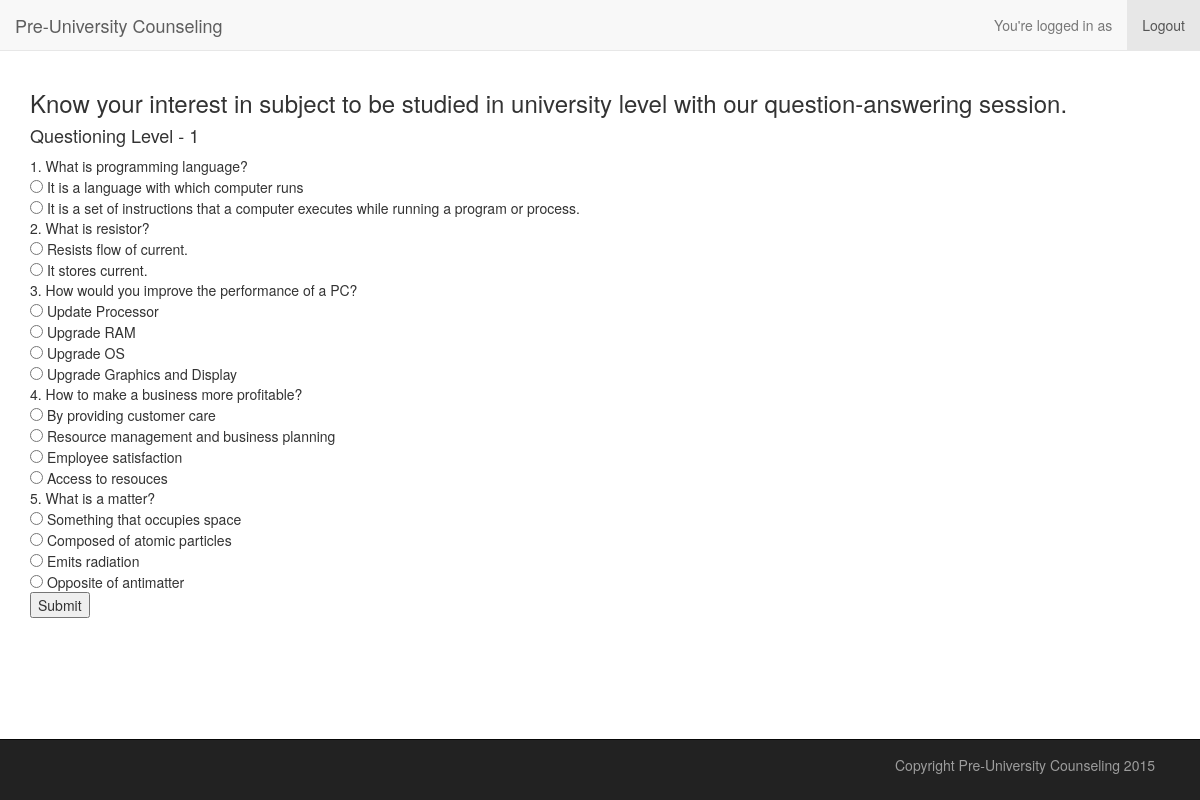
Screenshot of /cse470project/questioninglevel01.php with the database file from the repository.
### cse470project/questioninglevel01.php (the view, shortened to what this page needs)
<!DOCTYPE html>
<html>
    <head>
        <link href="css/bootstrap.min.css" rel="stylesheet">
        <link href="css/custom.css" rel="stylesheet">
<?php
    include_once('headerwhenloggedin.php');
?>
 </head>
    <body>
        <div class="container">
            <?php
            require 'connect.php';
            ?>
            <h3>Know your interest in subject to be studied in university level with our question-answering session.</h3>
            <h4>Questioning Level - 1</h4> <?php
            $questionNumber = 1;
            $sql = "SELECT `question`, `Qid` FROM `question bank` WHERE `question level` = 1";
            $query1 = mysqli_query($con, $sql);
            while ($result = mysqli_fetch_array($query1)) {
                $keepQid = $result['Qid'];?>
                <?php
                echo $questionNumber . ". " . $result['question'] . "<br>";
                $query2 = mysqli_query($con, "SELECT `ans`, `Aid` FROM `answer bank` WHERE `Qid` = $keepQid");
                ?>
                <form action="questioninglevel02.php" method="post"> <?php
                while ($result2 = mysqli_fetch_array($query2)) {
                    ?>
                    <input type="radio" name="question<?php echo $questionNumber ?>" value="<?php echo $result2['Aid']; ?>"> <?php echo $result2['ans']; echo'<br>';
                    }
                $questionNumber++;
            }
            ?> <input type="submit" name="submit2">
                </form>
        </div>
    </body>
<?php
    include_once('footer.php');
?>
</html>

### cse470project/css/custom.css (style rules this page uses)
body { padding-top: 70px; padding-bottom: 20px; }

### rows the page displays
question bank: question "What is programming language?"
answer bank: ans "It is a language with which computer runs"
answer bank: ans "It is a set of instructions that a computer executes while running a program or process."
question bank: question "What is resistor?"
answer bank: ans "Resists flow of current."
answer bank: ans "It stores current."
question bank: question "How would you improve the performance of a PC?"
answer bank: ans "Update Processor"
answer bank: ans "Upgrade RAM"
answer bank: ans "Upgrade OS"
answer bank: ans "Upgrade Graphics and Display"
question bank: question "How to make a business more profitable?"
answer bank: ans "By providing customer care"
answer bank: ans "Resource management and business planning"
answer bank: ans "Employee satisfaction"
answer bank: ans "Access to resouces"
question bank: question "What is a matter?"
answer bank: ans "Something that occupies space"
answer bank: ans "Composed of atomic particles"
answer bank: ans "Emits radiation"
answer bank: ans "Opposite of antimatter"
